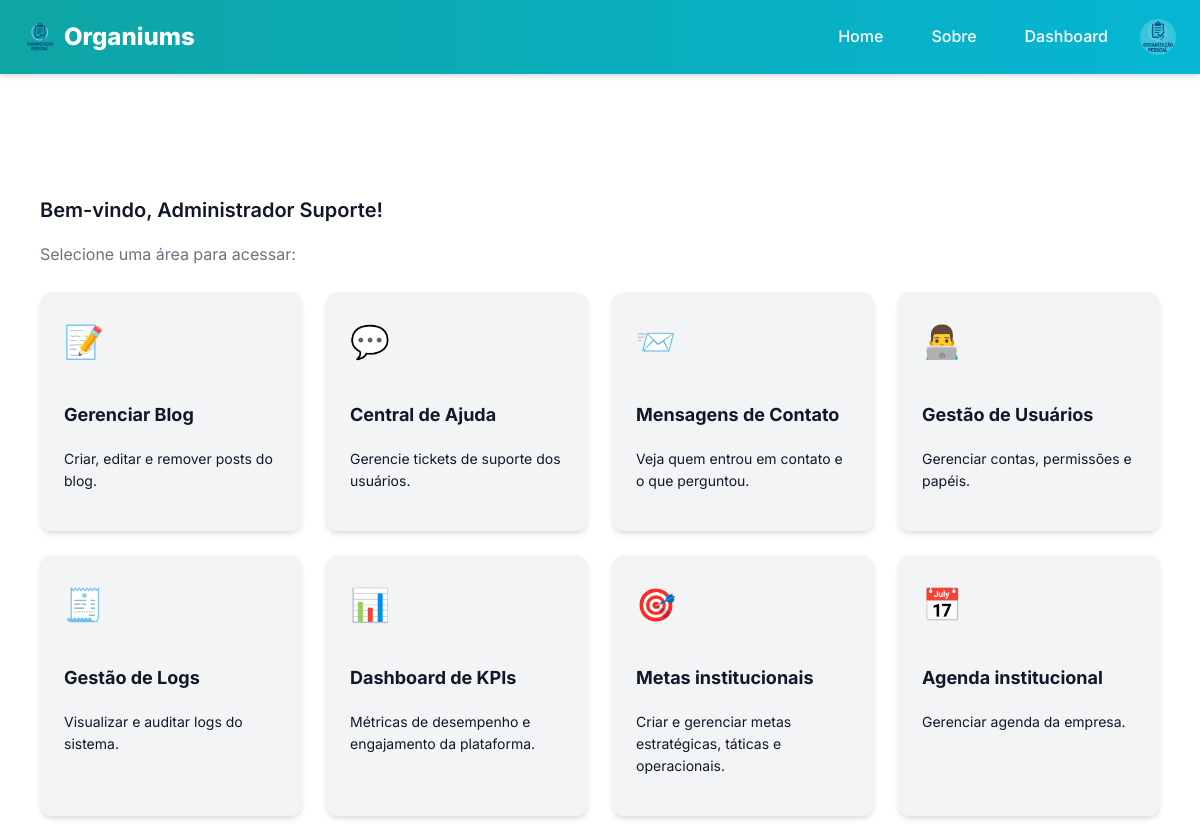
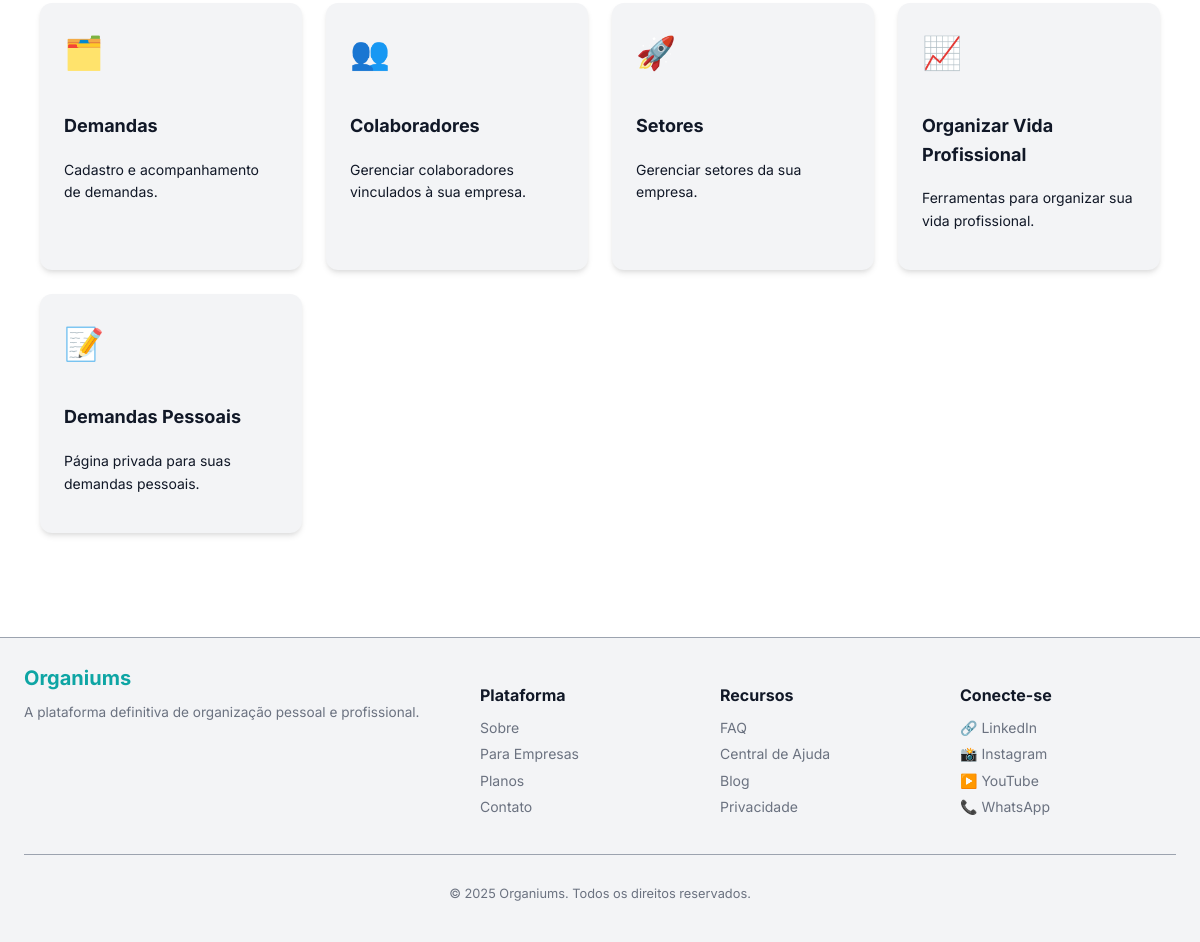
The page /dashboard (signed in) on the database its author committed (2 pictures, top to bottom).
### models.py (models this page shows, shortened)
class User(UserMixin, db.Model):
    __tablename__ = "user"
    id = db.Column(db.Integer, primary_key=True)
    username = db.Column(db.String(50), unique=True, index=True, nullable=False)
    name = db.Column(db.String(120), nullable=False)
    email = db.Column(db.String(120), unique=True, index=True, nullable=False)
    password_hash = db.Column(db.String(128))
    avatar = db.Column(db.String(200))
    role = db.Column(db.String(30), default="cliente", nullable=False)
    company_id = db.Column(db.Integer, db.ForeignKey('company.id'), nullable=True)
    def is_admin(self):
        return self.role == "admin"
    def is_cliente_adm(self):
        return self.role == "cliente_adm"
    def is_cliente(self):
        return self.role == "cliente"

### app/views.py (the view)
@bp.route('/dashboard')
@login_required
def dashboard():
    register_log("Acesso à página do dashboard")
    return render_template('private/home.html')

### app/utils.py (called while the page is built)
def register_log(action, status="ok"):
    user_id = current_user.id if current_user.is_authenticated else None
    ip_address = request.remote_addr
    log = Log(
        user_id=user_id,
        action=action,
        ip_address=ip_address,
        status=status
    )
    db.session.add(log)
    db.session.commit()

### manage.py (called while the page is built)
def create_app(config_object=None):
    app = Flask(__name__, template_folder='app/templates', static_folder='app/static')
    app.config.from_object(config_object or Config)
    db.init_app(app)
    migrate.init_app(app, db)
    login.init_app(app)
    from models import User
    @login.user_loader
    def load_user(user_id):
        return User.query.get(int(user_id))
    from app.views import bp as app_bp
    from api.views import bp as api_bp
    app.register_blueprint(app_bp)
    app.register_blueprint(api_bp, url_prefix='/api')
    app.config['MAX_CONTENT_LENGTH'] = 2 * 1024 * 1024
    register_error_handlers(app)
    @app.shell_context_processor
    def make_shell_context():
        return {'db': db, 'User': User}
    return app

### app/templates/private/home.html (shortened to what this page needs)
{% extends 'base.html' %}
{% block include_css %}
<link rel="stylesheet" href="{{ url_for('static', filename='css/dashboard.css') }}">
{% endblock %}
{% block content %}
<div class="dashboard-container">
  <h2>Bem-vindo, {{ current_user.name or current_user.email }}!</h2>
  <p class="muted">Selecione uma área para acessar:</p>
  <div class="dashboard-grid">
    {% if current_user.is_admin() or current_user.is_funcionario() %}
      <a href="{{ url_for('app_bp.admin_blog') }}" class="dash-card">
        <div class="card-icon">📝</div>
        <h3>Gerenciar Blog</h3>
        <p>Criar, editar e remover posts do blog.</p>
      </a>
      <a href="{{ url_for('app_bp.admin_ajuda') }}" class="dash-card">
        <div class="card-icon">💬</div>
        <h3>Central de Ajuda</h3>
        <p>Gerencie tickets de suporte dos usuários.</p>
      </a>
      <a href="{{ url_for('app_bp.admin_contatos') }}" class="dash-card">
        <div class="card-icon">📨</div>
        <h3>Mensagens de Contato</h3>
        <p>Veja quem entrou em contato e o que perguntou.</p>
      </a>
      <a href="{{ url_for('app_bp.admin_usuarios') }}" class="dash-card">
        <div class="card-icon">👨‍💻</div>
        <h3>Gestão de Usuários</h3>
        <p>Gerenciar contas, permissões e papéis.</p>
      </a>
      <a href="{{ url_for('app_bp.admin_logs') }}" class="dash-card">
        <div class="card-icon">🧾</div>
        <h3>Gestão de Logs</h3>
        <p>Visualizar e auditar logs do sistema.</p>
      </a>
      <a href="{{ url_for('app_bp.dashboard_kpi') }}" class="dash-card">
          <div class="card-icon">📊</div>
          <h3>Dashboard de KPIs</h3>
          <p>Métricas de desempenho e engajamento da plataforma.</p>
      </a>
      <a href="{{ url_for('app_bp.client_goals') }}" class="dash-card">
        <div class="card-icon">🎯</div>
        <h3>Metas institucionais</h3>
        <p>Criar e gerenciar metas estratégicas, táticas e operacionais.</p>
      </a>
      <a href="{{ url_for('app_bp.client_calendar') }}" class="dash-card">
        <div class="card-icon">📅</div>
        <h3>Agenda institucional</h3>
        <p>Gerenciar agenda da empresa.</p>
      </a>
      <a href="{{ url_for('app_bp.client_demands') }}" class="dash-card">
        <div class="card-icon">🗂️</div>
        <h3>Demandas</h3>
        <p>Cadastro e acompanhamento de demandas.</p>
      </a>
      <a href="{{ url_for('app_bp.client_collaborators') }}" class="dash-card">
        <div class="card-icon">👥</div>
        <h3>Colaboradores</h3>
        <p>Gerenciar colaboradores vinculados à sua empresa.</p>
      </a>
      <a href="{{ url_for('app_bp.client_sectors') }}" class="dash-card">
        <div class="card-icon">🚀</div>
        <h3>Setores</h3>
        <p>Gerenciar setores da sua empresa.</p>
      </a>
      <a href="{{ url_for('app_bp.my_demands') }}" class="dash-card">
        <div class="card-icon">📈</div>
        <h3>Organizar Vida Profissional</h3>
        <p>Ferramentas para organizar sua vida profissional.</p>
      </a>
      <a href="{{ url_for('app_bp.personal_demands') }}" class="dash-card">
        <div class="card-icon">📝</div>
        <h3>Demandas Pessoais</h3>
        <p>Página privada para suas demandas pessoais.</p>
      </a>
    {% endif %}
  </div>
</div>
{% endblock %}

### app/templates/components/header.html (shortened to what this page needs)
<header class="site-header">
  <div class="header-wrap">
    <a class="brand" href="{{ url_for('app_bp.home') }}">
      <img class="brand-logo" src="{{ url_for('static', filename='img/logo.png') }}" alt="Organiums" width="32" height="32">
      Organiums
    </a>
    <nav class="desktop-nav">
      <a class="nav-link" href="{{ url_for('app_bp.home') }}">Home</a>
      <a class="nav-link" href="{{ url_for('app_bp.about') }}">Sobre</a>
      {% if current_user.is_authenticated %}
        <a class="nav-link" href="{{ url_for('app_bp.dashboard') }}">Dashboard</a>
        <div class="user-menu">
          {% if current_user.avatar %}
            <img src="{{ url_for('static', filename='uploads/avatars/' ~ current_user.avatar) }}"
                alt="Avatar de {{ current_user.name }}"
                width="32" height="32"
                class="user-avatar">
          {% else %}
            <div class="user-avatar placeholder-avatar">{{ current_user.name[0]|upper }}</div>
          {% endif %}
        </div>
      {% else %}
        <a class="nav-link" href="{{ url_for('app_bp.login') }}">Entrar</a>
        <a class="nav-link" href="{{ url_for('app_bp.register') }}">Cadastrar</a>
      {% endif %}
    </nav>
  </div>
</header>

### app/static/css/main.css (style rules this page uses)
* { box-sizing: border-box; }
body { font-family: var(--font-base); background: var(--bg); color: var(--fg); margin: 0; padding: 0; line-height: var(--line-height); }

### app/static/css/dashboard.css (style rules this page uses)
.dashboard-container { max-width: var(--container-width); margin: var(--spacing-xl) auto; padding: var(--spacing-lg); }
.dashboard-container h2 { color: var(--fg); margin-bottom: var(--spacing-sm); font-size: var(--text-xl); font-weight: 600; }
.dashboard-container .muted { color: var(--muted); margin-bottom: var(--spacing-lg); }
.dashboard-grid { display: grid; grid-template-columns: repeat(auto-fit, minmax(260px, 1fr)); gap: var(--spacing-lg); }
.dash-card { background: var(--bg-light); padding: var(--spacing-lg); border-radius: var(--radius-lg); text-decoration: none; color: var(--fg); box-shadow: var(--shadow); transition: var(--transition); display: flex; flex-direction: column; align-items: flex-start; }
.dash-card .card-icon { font-size: 2rem; margin-bottom: var(--spacing-md); }
.dash-card h3 { margin-bottom: var(--spacing-xs); font-size: var(--text-lg); }
.dash-card p { font-size: var(--text-sm); color: inherit; }

### app/static/css/vars.css (style rules this page uses)
:root { --bg: #ffffff; --fg: #111827; --bg-light: #f3f4f6; --muted: #6b7280; --muted-light: #9ca3af; --border: #e5e7eb; --surface: #ffffff; --brand-primary: #0ea5a4; --brand-secondary: #06b6d4; --brand-dark: #0d9488; --success: #10b981; --success-bg: #d1fae5; --danger: #ef4444; --danger-bg: #fee2e2; --warning: #f59e0b; --warning-bg: #fef3c7; --info: #3b82f6; --info-bg: #dbeafe; --font-base: 'Inter', system-ui, Arial, sans-serif; --font-alt: 'Inter', system-ui, Arial, sans-serif; --text-xs: 0.75rem; --text-sm: 0.875rem; --text-md: 1rem; --text-lg: 1.125rem; --text-xl: 1.25rem; --text-2xl: 1.5rem; --text-3xl: 1.875rem; --line-height: 1.6; --container-width: 1200px; --spacing-xs: 4px; --spacing-sm: 8px; --spacing-md: 16px; --spacing-lg: 24px; --spacing-xl: 32px; --spacing-2xl: 48px; --radius: 8px; --radius-lg: 12px; --radius-full: 9999px; --shadow: 0 4px 6px -1px rgba(0, 0, 0, 0.1), 0 2px 4px -1px rgba(0, 0, 0, 0.06); --shadow-md: 0 10px 15px -3px rgba(0, 0, 0, 0.1), 0 4px 6px -2px rgba(0, 0, 0, 0.05); --shadow-lg: 0 20px 25px -5px rgba(0, 0, 0, 0.1), 0 10px 10px -5px rgba(0, 0, 0, 0.04); --transition: all 0.3s ease; --modal-bg: var(--surface); --overlay-bg: rgba(0, 0, 0, 0.6); }

### app/static/css/components/header.css (style rules this page uses)
.site-header { background: linear-gradient(90deg, var(--brand-primary), var(--brand-secondary)); color: white; position: sticky; top: 0; z-index: 1000; box-shadow: var(--shadow); }
.header-wrap { max-width: var(--container-width); margin: 0 auto; display: flex; justify-content: space-between; align-items: center; padding: var(--spacing-md) var(--spacing-lg); }
.brand { font-weight: 800; color: white; text-decoration: none; font-size: 1.5rem; display: flex; align-items: center; gap: var(--spacing-sm); }
.brand-logo { height: 32px; width: auto; }
.desktop-nav { display: flex; align-items: center; gap: var(--spacing-md); }
.nav-link { color: white; text-decoration: none; font-weight: 500; padding: var(--spacing-sm) var(--spacing-md); border-radius: var(--radius); transition: var(--transition); position: relative; }
.nav-link::after { content: ''; position: absolute; bottom: 0; left: 50%; width: 0; height: 2px; background-color: white; transition: var(--transition); transform: translateX(-50%); }
.user-menu { display: flex; align-items: center; gap: var(--spacing-sm); position: relative; }
.user-avatar { width: 36px; height: 36px; border-radius: 50%; background-color: rgba(255, 255, 255, 0.2); display: flex; align-items: center; justify-content: center; font-weight: 600; cursor: pointer; }

### rows shown on the page
User: avatar (picture), name "Administrador Suporte"

### other values the page prints
{{ current_year|default(2025) }} "2025"
